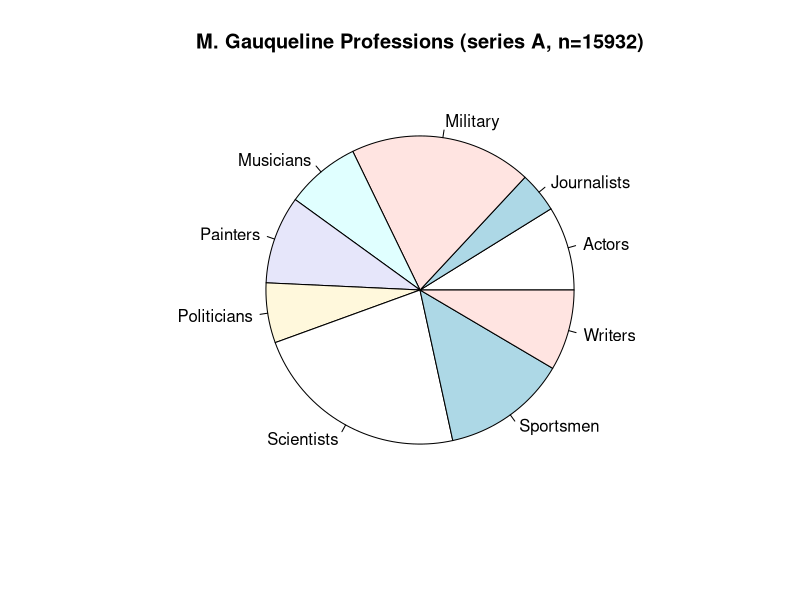

Write the R code that produced this figure.
library(plyr)

# Get raw data
vol1  <- read.delim("data/series-A-raw/Gauquelin-vol1-Sportsmen.tsv")
vol2  <- read.delim("data/series-A-raw/Gauquelin-vol2-Scientists-Doctors.tsv")
vol3  <- read.delim("data/series-A-raw/Gauquelin-vol3-Military.tsv")
vol4  <- read.delim("data/series-A-raw/Gauquelin-vol4-Painters-Musicians.tsv")
vol5  <- read.delim("data/series-A-raw/Gauquelin-vol5-Actors-Politicans.tsv")
vol6  <- read.delim("data/series-A-raw/Gauquelin-vol6-Writers-Journalists.tsv")

# The factor levels is changing
vol1$PRO <- revalue(vol1$PRO, c("C"="Sportsmen"))
vol2$PRO <- revalue(vol2$PRO, c("S"="Scientists")) 
vol3$PRO <- revalue(vol3$PRO, c("M"="Military"))
vol4$PRO <- revalue(vol4$PRO, c("P"="Painters", "M"="Musicians"))
vol5$PRO <- revalue(vol5$PRO, c("A"="Actors", "PT"="Politicians"))
vol6$PRO <- revalue(vol6$PRO, c("J"="Journalists", "W"="Writers")) 

# Bind volumes
professions = rbind(vol1, vol2, vol3, vol4, vol5, vol6)

# The level name is chenging
professions$COU <- revalue(professions$COU, c("F"="France", "I"="Italy", "G"="Germany", "B"="Belgium", "N"="Netherlands", "S"="Switzerland"))

# WRITE !!!
write.table(professions, file='data/series-A.tsv', quote=FALSE, sep='\t')

# Clearing
rm(vol1, vol2, vol3, vol4, vol5, vol6)

# Control plot 
pie(table(professions$PRO))
title(sprintf("M. Gauqueline Professions (series A, n=%d)", nrow(professions)))
table(professions$PRO)